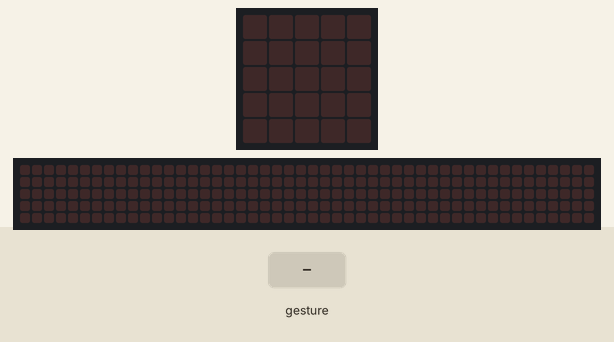
This program was run on a simulated BBC micro:bit running MicroPython. On the bench: the board's 5×5 LED display, a strip that is not on the board, showing the scrolling text unrolled. Inputs (shaded band) come from the test bench. Random numbers come from a fixed seed; a tilt is held for 1.5 s and a shake lasts 1 s, then the board lies face up again; the 48×5 strip is a reading aid, not a part: it shows the text the display is scrolling, unrolled, one strip-width of it at a time.

Above: at 1.2 s.
1.3 s: gesture 'shake'
At 1.57 s:
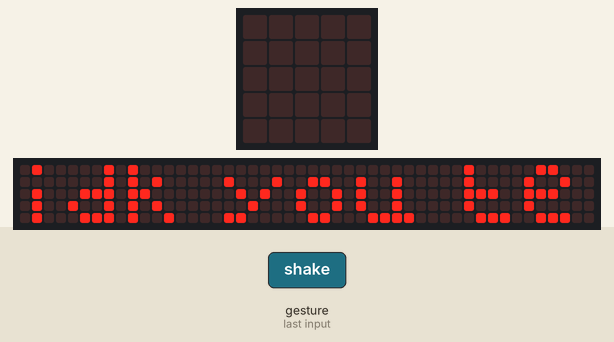
At 2.02 s:
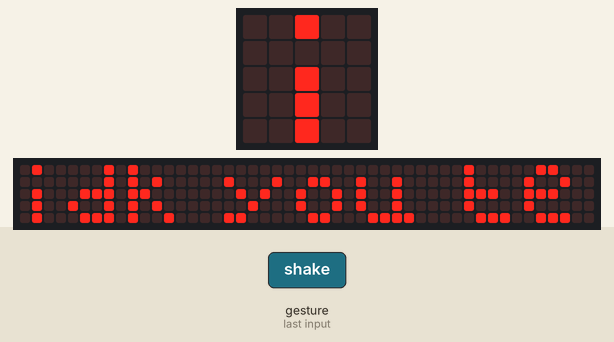

The program:

student_8_ball_example2.py
```python
# Imports go at the top
from microbit import *
import random


# Code in a 'while True:' loop repeats forever
while True:
    answer = random.randint(0,6)
    if accelerometer.was_gesture('shake'):
        if answer == 0:
            display.scroll('yes')
        elif answer == 1:
            display.scroll('no')
        elif answer ==2:
            display.scroll('idk you tell me')
        elif answer ==3:
            display.scroll('possibly')
        elif answer ==4:
            display.scroll('i like to think so..')
```

Measured:
- after the input at 1.3 s, the display: changes after 0.20 s (image 1)
